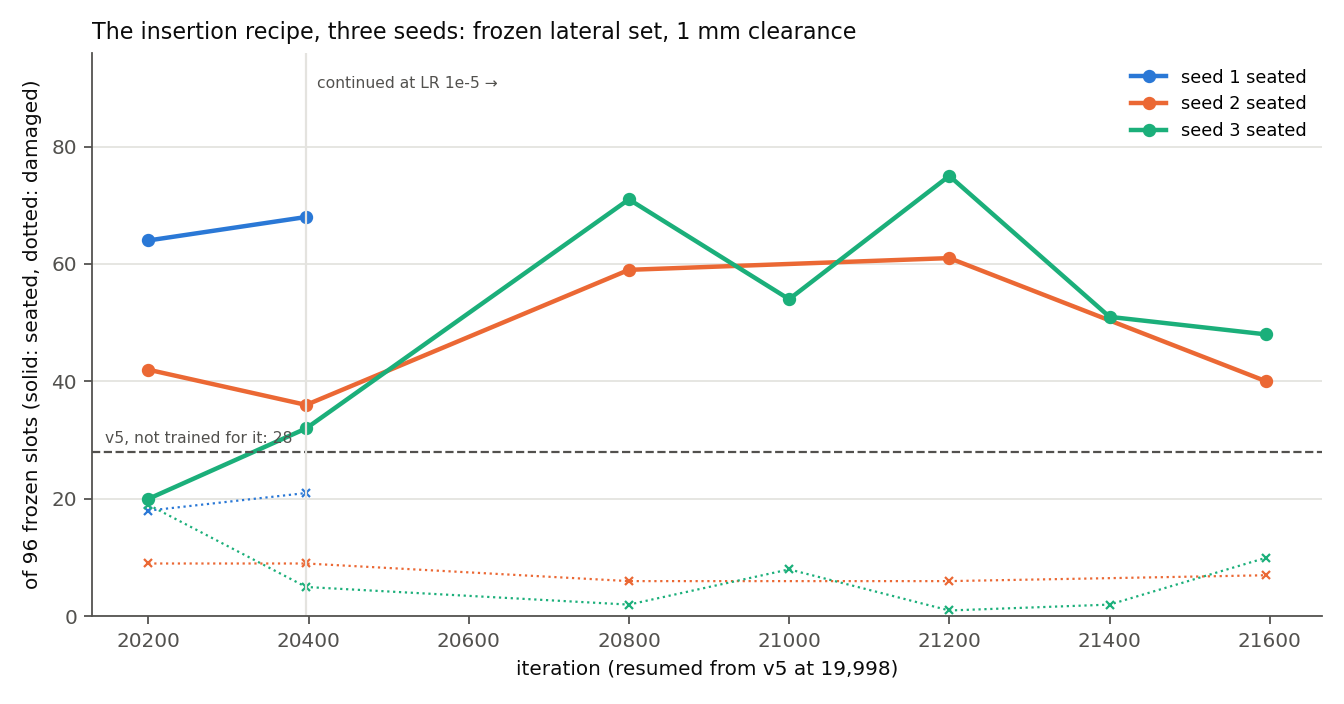

Generate this figure with Python:
"""Three seeds of the insertion recipe on the frozen lateral slots: 400 iterations from v5, then continued at a pinned rate.

Reads the recorded `ins_eval` runs named `*_recipe_s<seed>_<iteration>` (the first 400 iterations) and
`*_recipe_s<seed>c_<iteration>` (the continuation), and v5's untrained baseline under the same task layer. Seed 1's
continuation is v9/v10 (F-121), from v7's line, and is not on this plot. Week 2 log, 2026-09-27; F-122.

    python3 results/week_02/figures/insertion_seeds.py     # -> insertion_seeds.png
"""
from __future__ import annotations

import json
import re
from pathlib import Path

import matplotlib

matplotlib.use("Agg")
import matplotlib.pyplot as plt  # noqa: E402

HERE = Path(__file__).resolve().parent
RUNS = HERE.parent / "runs"
SERIES = ("#2a78d6", "#eb6834", "#1baf7a", "#4a3aa7", "#e87ba4")
INK, MUTED, GRID = "#0b0b0b", "#52514e", "#e4e3df"
NAME = re.compile(r"_ins_eval_lateral_recipe_s(\d)(c)?_(\d+)$")
BASELINE = "20260926T203032_ins_eval_seed1_ins_eval_lateral_v5_grip_now"


def main() -> None:
    seeds: dict[int, dict[int, tuple[int, int]]] = {}
    for path in RUNS.glob("*_ins_eval_seed1_ins_eval_lateral_recipe_s*"):
        m = NAME.search(path.name)
        if m is None:
            continue
        summary = json.loads((path / "ins_eval.json").read_text())
        seeds.setdefault(int(m.group(1)), {})[int(m.group(3))] = (summary["seated"], summary["damaged"])
    plt.rcParams.update({"font.size": 9, "axes.edgecolor": MUTED, "axes.labelcolor": INK, "xtick.color": MUTED,
                         "ytick.color": MUTED, "axes.spines.top": False, "axes.spines.right": False})
    fig, ax = plt.subplots(figsize=(8.4, 4.4))
    for (seed, points), colour in zip(sorted(seeds.items()), SERIES):
        its = sorted(points)
        ax.plot(its, [points[i][0] for i in its], color=colour, lw=2, marker="o", ms=5, label=f"seed {seed} seated")
        ax.plot(its, [points[i][1] for i in its], color=colour, lw=1, ls=":", marker="x", ms=4)
    base = json.loads((RUNS / BASELINE / "ins_eval.json").read_text())["seated"]
    ax.axhline(base, color=MUTED, lw=1, ls="--")
    ax.annotate(f"v5, not trained for it: {base}", xy=(0.01, base + 1.5), xycoords=("axes fraction", "data"),
                color=MUTED, fontsize=7)
    ax.axvline(20397, color=GRID, lw=1)
    ax.annotate("continued at LR 1e-5 →", (20410, 90), color=MUTED, fontsize=7)
    ax.set_ylim(0, 96)
    ax.set_xlabel("iteration (resumed from v5 at 19,998)")
    ax.set_ylabel("of 96 frozen slots (solid: seated, dotted: damaged)")
    ax.grid(axis="y", color=GRID, lw=0.8)
    ax.legend(frameon=False, fontsize=8, loc="upper right")
    ax.set_title("The insertion recipe, three seeds: frozen lateral set, 1 mm clearance", fontsize=10, color=INK, loc="left")
    fig.tight_layout()
    fig.savefig(HERE / "insertion_seeds.png", dpi=160)


if __name__ == "__main__":
    main()
